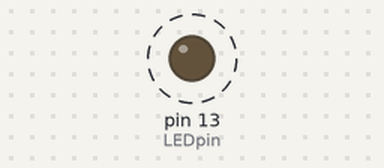
Recording of a sketch running on a simulated Arduino Uno, built with avr-gcc and run on an emulated ATmega328P. On the bench: output pins drawn as LEDs (lit = HIGH). Dashed ring = blinking.

Above: at 0.4 s.
Timing chart, 0 to 3.0 s (numbered marks = the images above):
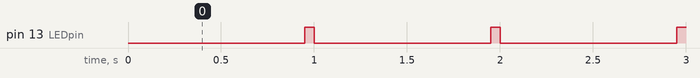

The sketch:

blink_millis.ino
```cpp
const int LEDpin = LED_BUILTIN;
const long onDuration = 50;
const long offDuration = 950;
int LEDState;

long rememberTime=0;// this is used by the code

void setup() {
  pinMode(LEDpin, OUTPUT);// define LEDpin as output
  digitalWrite(LEDpin, LOW);// set initial state
}

void loop() {
 if(LEDState) {
    if( (millis() - rememberTime) >= onDuration){
      LEDState = LOW;// change the state of LED
      rememberTime = millis();// remember Current millis() time
    }
 } else {
    if( (millis() - rememberTime) >= offDuration){
      LEDState = HIGH;// change the state of LED
      rememberTime = millis();// remember Current millis() time
    }
 }

 digitalWrite(LEDpin, LEDState);

}
```

Measured:
- by itself, pin 13 (LEDpin): alternates HIGH for 0.05 s and LOW for 0.95 s
